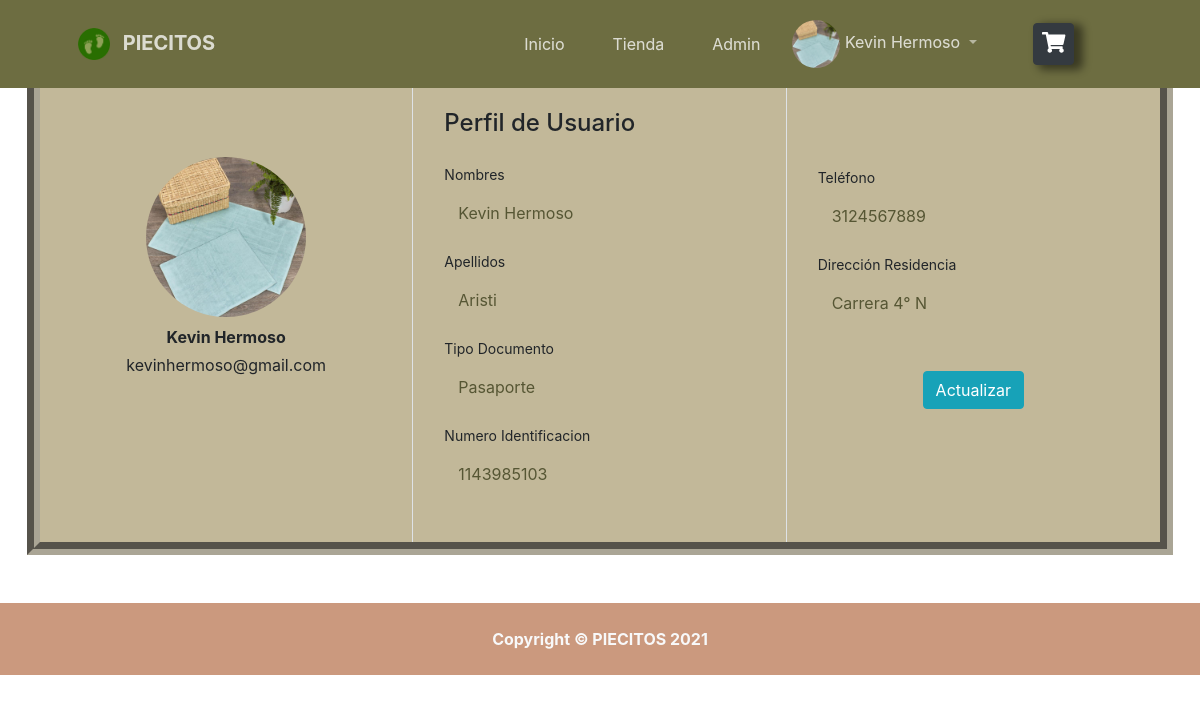
The app's page /index.php?modulo=Usuario&controlador=Usuario&funcion=perfil (signed in) with its own data.
### tables this page shows
CREATE TABLE `usuario` (
  `Usu_Id` int(11) NOT NULL,
  `Usu_Nombre` varchar(30) DEFAULT NULL,
  `Usu_Apellido` varchar(30) DEFAULT NULL,
  `Usu_Telefono` varchar(15) DEFAULT NULL,
  `Usu_Direccion` varchar(30) DEFAULT NULL,
  `Usu_Num_Identificacion` int(11) DEFAULT NULL,
  `Usu_Correo` varchar(30) DEFAULT NULL,
  `Usu_Clave` varchar(30) DEFAULT NULL,
  `Usu_Imagen` varchar(200) DEFAULT NULL,
  `Tipo_Id` int(11) DEFAULT NULL,
  `Rol_Id` int(11) DEFAULT NULL
);

CREATE TABLE `tipo_id` (
  `Tipo_Id` int(11) NOT NULL,
  `Tipo_Nombre` varchar(30) DEFAULT NULL
);

### lib/conf/conf.php (called while the page is built)
<?php
    $server = "localhost";
    $user = "root";
    $dataBase = "piecitos";
    $password = "test2";
    $port = "3306";
?>

### lib/conf/connection.php (called while the page is built, shortened)
<?php
    class Connection{
        private $server;
        private $user;
        private $password;
        private $dataBase;
        private $link;
        private function setConnect() {
            require_once 'conf.php';
            $this->server = $server;
            $this->user = $user;
            $this->password = $password;
            $this->dataBase = $dataBase;
        }
        private function connect() {
            $this->link = mysqli_connect($this->server,$this->user,$this->password,$this->dataBase);
        }
        public function getConnect() {
            return $this->link;
        }
    }
?>

### model/MasterModel.php (called while the page is built, shortened)
<?php
    include_once '../lib/conf/connection.php';
    class MasterModel extends Connection {
        public function consult($sql) {
            $result = mysqli_query($this->getConnect(),$sql);
            return $result;
        }
    }
?>

### view/Usuario/perfil.php (the view, shortened to what this page needs)
<link href="css_inicio/css_perfil.css" rel="stylesheet" />
<?php
    while($usu=mysqli_fetch_assoc($usuario)){
?>
<form action="<?php echo getUrl("Usuario","Usuario","postPerfil") ?>" method="post" enctype="multipart/form-data">
    <div class="container rounded bg-white mt-5 mb-5">
        <div class="row" id="row" style="margin-top: 30px;">
            <div class="col-md-4 border-right" style="background-color:#c2b899">
                <div class="">
                    <div class="d-flex flex-column align-items-center text-center p-3 py-5" id="cambiarImagenPerfil">
                        <img class="rounded-circle mt-5" style= "height: 10rem;max-width: 10rem;width:100%;" src= "<?php
                        if ($usu['Usu_Imagen']){
                            echo $usu['Usu_Imagen'];
                        }else{
                            echo "images/Usuarios/desconocido.svg";
                        }
                        ?>">
                        <span class="font-weight-bold mt-2"><?php echo $_SESSION['nombre'];?></span>
                        <span class="mt-1 text-black col-md-12"><?php echo $usu['Usu_Correo']?></span>
                    </div>
                </div>
            </div>
            <div class="col-md-4 border-right" style="background-color:#c2b899">
                <div class="p-3 py-5">
                    <div class="d-flex justify-content-between align-items-center mb-3">
                        <h4 class="text-right">Perfil de Usuario</h4>
                    </div>
                    <div class="row mt-2">
                        <div class="col-md-12">
                            <label class="labels">Nombres</label>
                            <input type="text" class="form-print form-change" id="Usu_Nombre"  name="Usu_Nombre" value="<?php echo $usu['Usu_Nombre']?>" readonly>
                        </div>
                    </div>
                    <div class="row mt-3">
                        <div class="col-md-12">
                            <label class="labels">Apellidos</label>
                            <input type="text" class="form-print form-change" id="Usu_Apellido" name="Usu_Apellido" value="<?php echo $usu['Usu_Apellido'] ?>" readonly>
                        </div>
                    </div>
                    <div class="row mt-3">
                        <div class="col-md-12">
                            <label class="labels">Tipo Documento</label>
                            <input type="text" class="form-print" id="Tipo_Nombre" name="Tipo_Nombre" value="<?php echo $usu['Tipo_Nombre'] ?>" readonly>
                        </div>
                    </div>
                    <div class="row mt-3">
                        <div class="col-md-12">
                            <label class="labels">Numero Identificacion</label>
                            <input type="text" class="form-print" id="Usu_Num_Identificacion" name="Usu_Num_Identificacion" value="<?php echo $usu['Usu_Num_Identificacion'] ?>" readonly>
                        </div>
                    </div>
                </div>
            </div>
            <div class="col-md-4" style="background-color:#c2b899">
                <div class="p-3 py-5 mt-2">
                    <div class="row mt-5">
                        <div class="col-md-12">
                            <label class="labels">Teléfono</label>
                            <input type="text" class="form-print form-change" id= "Usu_Telefono" name="Usu_Telefono" value="<?php echo $usu['Usu_Telefono'] ?>" >
                        </div>
                    </div>
                    <div class="row mt-3">
                        <div class="col-md-12">
                            <label class="labels">Dirección Residencia</label>
                            <input type="text" class="form-print form-change" id="Usu_Direccion" name="Usu_Direccion" value="<?php echo $usu['Usu_Direccion']?>">
                        </div>
                    </div>
                    <div class="mt-5 text-center" id="accionPerfil">
                        <button class="btn btn-info" id="actualizarPerfil" type="button">Actualizar</button>
                    </div>
                </div>
            </div>
        </div>
    </div>
</form>
<?php
    }
?>

### web/css_inicio/css_perfil.css (style rules this page uses)
.form-print { display: block; width: 100%; padding: 0.375rem 0.75rem; font-size: 1rem; font-weight: 400; line-height: 1.5; background-clip: padding-box; background-color: transparent !important; border-color: transparent !important; color: #565634 !important; margin: 0; }
.labels { font-size: 14px }
#row { border-color: #aaa595; border-width: 13px; border-style: groove; }

### records on screen
usuario: Usu_Imagen (picture), Usu_Correo "kevinhermoso@gmail.com", Usu_Nombre "Kevin Hermoso", Usu_Apellido "Aristi", Tipo_Nombre "Pasaporte", Usu_Num_Identificacion "1143985103", Usu_Telefono "3124567889", Usu_Direccion "Carrera 4° N"

### other values on screen
$_SESSION['nombre'] "Kevin Hermoso"
